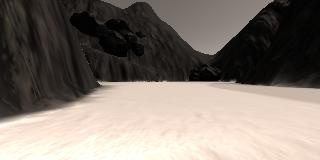
#> input picture sample.jpg, 320 x 160 px
$ python pk.py
#> lines starting #> are read from the running program, lines starting #| are printed output that depends on the picture
#!/usr/bin/env python3
# Import some packages from matplotlib
import matplotlib.image as mpimg
import matplotlib.pyplot as plt
import numpy as np
# Uncomment the next line for use in a Jupyter notebook
#%matplotlib inline

# Define the filename, read and plot the image
filename = 'sample.jpg'
img0 = mpimg.imread(filename)
#> img0 is the input picture: shape (160, 320, 3); mean R, G, B 128.4, 119, 110.8
img = img0.copy()
img2 = img0.copy()
# Import the "numpy" package for working with arrays

rgb_thresh = (155,155,155);
R_THD = rgb_thresh[0]
G_THD = rgb_thresh[1]
B_THD = rgb_thresh[2]


r = img[:,:,0] #R channel
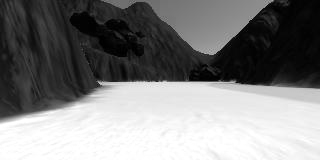
#> r: shape (160, 320); min 0, max 255, mean 128.4
g = img[:,:,1] #G channel
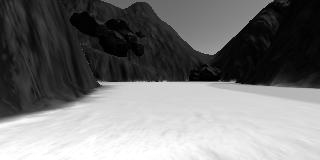
#> g: shape (160, 320); min 0, max 255, mean 119
b = img[:,:,2] #B channel

r[img[:,:,0] < R_THD] = [0]
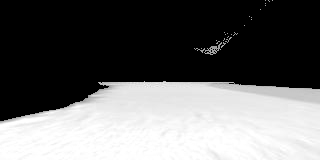
#> r: shape (160, 320); min 0, max 255, mean 102.9
r[img[:,:,0] < (R_THD+1)] = [255]
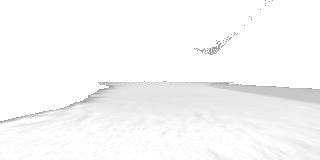
#> r: shape (160, 320); min 156, max 255, mean 248.4

g[img[:,:,1] < G_THD] = [0]
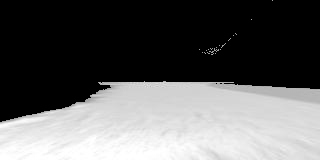
#> g: shape (160, 320); min 0, max 255, mean 95.2
g[img[:,:,1] < (G_THD+1)] = [255]
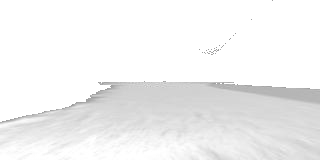
#> g: shape (160, 320); min 156, max 255, mean 241.6

b[img[:,:,2] < B_THD] = [0]
b[img[:,:,2] < (B_THD+1)] = [255]
# [6 lines of commented-out code are left out]

plt.imshow(img)
plt.show()
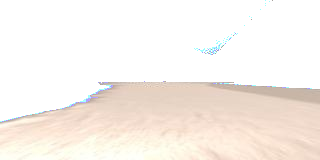
#> shown: shape (160, 320, 3); mean R, G, B 248.4, 241.6, 235.6

#print("COLOR_SELECT:")
#print(img[:,:,0])
#color_select[thres] = 255

$ run again, with grid1.jpg copied over sample.jpg
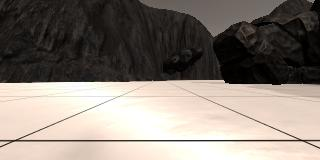
#> input picture grid1.jpg, 320 x 160 px
#> img0 is the input picture: shape (160, 320, 3); mean R, G, B 135.1, 126.3, 118.3
#> `g[img[:,:,1] < G_THD] = [0]`:
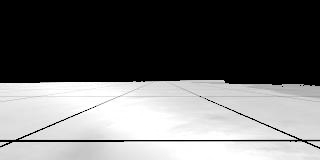
#> g: shape (160, 320); min 0, max 255, mean 107.7
#> `plt.show()`:
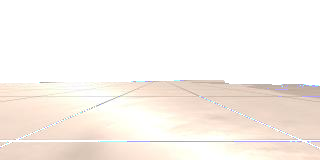
#> shown: shape (160, 320, 3); mean R, G, B 248.9, 242.4, 236.5
